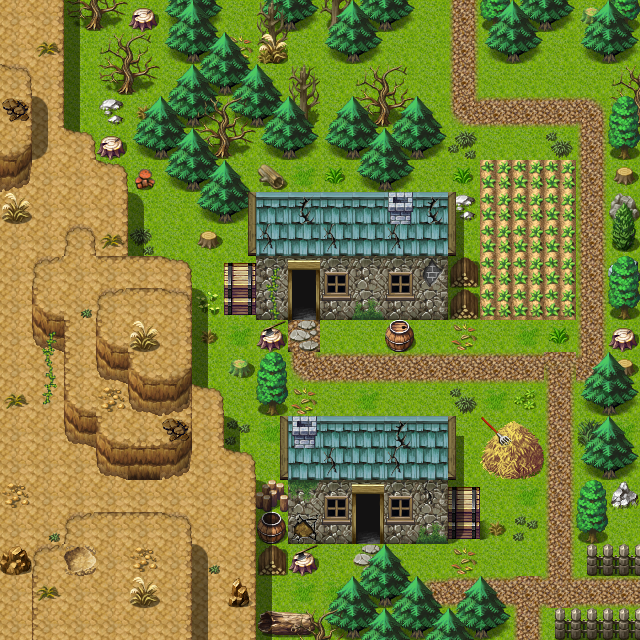

Tiled map render using the project's own tile images. Description and the map definition, with tile-layer contents summarised, below:
An orthogonal 20x20 tile map with 32x32 px tiles, 3 tile layers (Ground, Objects, Above), 1 hidden layer not drawn, 60 tilesets and 6 objects (5x mapchange, spawn).

<map version="2017.05.26" orientation="orthogonal" renderorder="right-down" width="20" height="20" tilewidth="32" tileheight="32" nextobjectid="8">
 <properties>
  <property name="outdoors" value="1" />
 </properties>
 <tileset firstgid="1" name="map_bed_1" tilewidth="32" tileheight="32" tilecount="128" columns="16">
  <image source="../drawable/map_bed_1.png" width="512" height="256" />
 </tileset>
 <tileset firstgid="129" name="map_border_1" tilewidth="32" tileheight="32" tilecount="128" columns="16">
  <image source="../drawable/map_border_1.png" width="512" height="256" />
 </tileset>
 <tileset firstgid="257" name="map_bridge_1" tilewidth="32" tileheight="32" tilecount="128" columns="16">
  <image source="../drawable/map_bridge_1.png" width="512" height="256" />
 </tileset>
 <tileset firstgid="385" name="map_bridge_2" tilewidth="32" tileheight="32" tilecount="128" columns="16">
  <image source="../drawable/map_bridge_2.png" width="512" height="256" />
 </tileset>
 <tileset firstgid="513" name="map_broken_1" tilewidth="32" tileheight="32" tilecount="128" columns="16">
  <image source="../drawable/map_broken_1.png" width="512" height="256" />
 </tileset>
 <tileset firstgid="641" name="map_cavewall_1" tilewidth="32" tileheight="32" tilecount="108" columns="18">
  <image source="../drawable/map_cavewall_1.png" width="576" height="192" />
 </tileset>
 <tileset firstgid="749" name="map_cavewall_2" tilewidth="32" tileheight="32" tilecount="108" columns="18">
  <image source="../drawable/map_cavewall_2.png" width="576" height="192" />
 </tileset>
 <tileset firstgid="857" name="map_cavewall_3" tilewidth="32" tileheight="32" tilecount="108" columns="18">
  <image source="../drawable/map_cavewall_3.png" width="576" height="192" />
 </tileset>
 <tileset firstgid="965" name="map_cavewall_4" tilewidth="32" tileheight="32" tilecount="108" columns="18">
  <image source="../drawable/map_cavewall_4.png" width="576" height="192" />
 </tileset>
 <tileset firstgid="1073" name="map_chair_table_1" tilewidth="32" tileheight="32" tilecount="128" columns="16">
  <image source="../drawable/map_chair_table_1.png" width="512" height="256" />
 </tileset>
 <tileset firstgid="1201" name="map_chair_table_2" tilewidth="32" tileheight="32" tilecount="128" columns="16">
  <image source="../drawable/map_chair_table_2.png" width="512" height="256" />
 </tileset>
 <tileset firstgid="1329" name="map_crate_1" tilewidth="32" tileheight="32" tilecount="128" columns="16">
  <image source="../drawable/map_crate_1.png" width="512" height="256" />
 </tileset>
 <tileset firstgid="1457" name="map_cupboard_1" tilewidth="32" tileheight="32" tilecount="128" columns="16">
  <image source="../drawable/map_cupboard_1.png" width="512" height="256" />
 </tileset>
 <tileset firstgid="1585" name="map_curtain_1" tilewidth="32" tileheight="32" tilecount="128" columns="16">
  <image source="../drawable/map_curtain_1.png" width="512" height="256" />
 </tileset>
 <tileset firstgid="1713" name="map_entrance_1" tilewidth="32" tileheight="32" tilecount="128" columns="16">
  <image source="../drawable/map_entrance_1.png" width="512" height="256" />
 </tileset>
 <tileset firstgid="1841" name="map_entrance_2" tilewidth="32" tileheight="32" tilecount="128" columns="16">
  <image source="../drawable/map_entrance_2.png" width="512" height="256" />
 </tileset>
 <tileset firstgid="1969" name="map_fence_1" tilewidth="32" tileheight="32" tilecount="128" columns="16">
  <image source="../drawable/map_fence_1.png" width="512" height="256" />
 </tileset>
 <tileset firstgid="2097" name="map_fence_2" tilewidth="32" tileheight="32" tilecount="128" columns="16">
  <image source="../drawable/map_fence_2.png" width="512" height="256" />
 </tileset>
 <tileset firstgid="2225" name="map_fence_3" tilewidth="32" tileheight="32" tilecount="128" columns="16">
  <image source="../drawable/map_fence_3.png" width="512" height="256" />
 </tileset>
 <tileset firstgid="2353" name="map_fence_4" tilewidth="32" tileheight="32" tilecount="128" columns="16">
  <image source="../drawable/map_fence_4.png" width="512" height="256" />
 </tileset>
 <tileset firstgid="2481" name="map_ground_1" tilewidth="32" tileheight="32" tilecount="128" columns="16">
  <image source="../drawable/map_ground_1.png" width="512" height="256" />
 </tileset>
 <tileset firstgid="2609" name="map_ground_2" tilewidth="32" tileheight="32" tilecount="128" columns="16">
  <image source="../drawable/map_ground_2.png" width="512" height="256" />
 </tileset>
 <tileset firstgid="2737" name="map_ground_3" tilewidth="32" tileheight="32" tilecount="128" columns="16">
  <image source="../drawable/map_ground_3.png" width="512" height="256" />
 </tileset>
 <tileset firstgid="2865" name="map_ground_4" tilewidth="32" tileheight="32" tilecount="128" columns="16">
  <image source="../drawable/map_ground_4.png" width="512" height="256" />
 </tileset>
 <tileset firstgid="2993" name="map_ground_5" tilewidth="32" tileheight="32" tilecount="128" columns="16">
  <image source="../drawable/map_ground_5.png" width="512" height="256" />
 </tileset>
 <tileset firstgid="3121" name="map_ground_6" tilewidth="32" tileheight="32" tilecount="128" columns="16">
  <image source="../drawable/map_ground_6.png" width="512" height="256" />
 </tileset>
 <tileset firstgid="3249" name="map_ground_7" tilewidth="32" tileheight="32" tilecount="128" columns="16">
  <image source="../drawable/map_ground_7.png" width="512" height="256" />
 </tileset>
 <tileset firstgid="3377" name="map_ground_8" tilewidth="32" tileheight="32" tilecount="128" columns="16">
  <image source="../drawable/map_ground_8.png" width="512" height="256" />
 </tileset>
 <tileset firstgid="3505" name="map_house_1" tilewidth="32" tileheight="32" tilecount="128" columns="16">
  <image source="../drawable/map_house_1.png" width="512" height="256" />
 </tileset>
 <tileset firstgid="3633" name="map_house_2" tilewidth="32" tileheight="32" tilecount="128" columns="16">
  <image source="../drawable/map_house_2.png" width="512" height="256" />
 </tileset>
 <tileset firstgid="3761" name="map_indoor_1" tilewidth="32" tileheight="32" tilecount="128" columns="16">
  <image source="../drawable/map_indoor_1.png" width="512" height="256" />
 </tileset>
 <tileset firstgid="3889" name="map_indoor_2" tilewidth="32" tileheight="32" tilecount="128" columns="16">
  <image source="../drawable/map_indoor_2.png" width="512" height="256" />
 </tileset>
 <tileset firstgid="4017" name="map_kitchen_1" tilewidth="32" tileheight="32" tilecount="128" columns="16">
  <image source="../drawable/map_kitchen_1.png" width="512" height="256" />
 </tileset>
 <tileset firstgid="4145" name="map_outdoor_1" tilewidth="32" tileheight="32" tilecount="128" columns="16">
  <image source="../drawable/map_outdoor_1.png" width="512" height="256" />
 </tileset>
 <tileset firstgid="4273" name="map_pillar_1" tilewidth="32" tileheight="32" tilecount="128" columns="16">
  <image source="../drawable/map_pillar_1.png" width="512" height="256" />
 </tileset>
 <tileset firstgid="4401" name="map_pillar_2" tilewidth="32" tileheight="32" tilecount="128" columns="16">
  <image source="../drawable/map_pillar_2.png" width="512" height="256" />
 </tileset>
 <tileset firstgid="4529" name="map_plant_1" tilewidth="32" tileheight="32" tilecount="128" columns="16">
  <image source="../drawable/map_plant_1.png" width="512" height="256" />
 </tileset>
 <tileset firstgid="4657" name="map_plant_2" tilewidth="32" tileheight="32" tilecount="128" columns="16">
  <image source="../drawable/map_plant_2.png" width="512" height="256" />
 </tileset>
 <tileset firstgid="4785" name="map_rock_1" tilewidth="32" tileheight="32" tilecount="128" columns="16">
  <image source="../drawable/map_rock_1.png" width="512" height="256" />
 </tileset>
 <tileset firstgid="4913" name="map_rock_2" tilewidth="32" tileheight="32" tilecount="128" columns="16">
  <image source="../drawable/map_rock_2.png" width="512" height="256" />
 </tileset>
 <tileset firstgid="5041" name="map_roof_1" tilewidth="32" tileheight="32" tilecount="128" columns="16">
  <image source="../drawable/map_roof_1.png" width="512" height="256" />
 </tileset>
 <tileset firstgid="5169" name="map_roof_2" tilewidth="32" tileheight="32" tilecount="128" columns="16">
  <image source="../drawable/map_roof_2.png" width="512" height="256" />
 </tileset>
 <tileset firstgid="5297" name="map_roof_3" tilewidth="32" tileheight="32" tilecount="128" columns="16">
  <image source="../drawable/map_roof_3.png" width="512" height="256" />
 </tileset>
 <tileset firstgid="5425" name="map_shop_1" tilewidth="32" tileheight="32" tilecount="128" columns="16">
  <image source="../drawable/map_shop_1.png" width="512" height="256" />
 </tileset>
 <tileset firstgid="5553" name="map_sign_ladder_1" tilewidth="32" tileheight="32" tilecount="128" columns="16">
  <image source="../drawable/map_sign_ladder_1.png" width="512" height="256" />
 </tileset>
 <tileset firstgid="5681" name="map_table_1" tilewidth="32" tileheight="32" tilecount="128" columns="16">
  <image source="../drawable/map_table_1.png" width="512" height="256" />
 </tileset>
 <tileset firstgid="5809" name="map_trail_1" tilewidth="32" tileheight="32" tilecount="128" columns="16">
  <image source="../drawable/map_trail_1.png" width="512" height="256" />
 </tileset>
 <tileset firstgid="5937" name="map_transition_1" tilewidth="32" tileheight="32" tilecount="128" columns="16">
  <image source="../drawable/map_transition_1.png" width="512" height="256" />
 </tileset>
 <tileset firstgid="6065" name="map_transition_2" tilewidth="32" tileheight="32" tilecount="128" columns="16">
  <image source="../drawable/map_transition_2.png" width="512" height="256" />
 </tileset>
 <tileset firstgid="6193" name="map_transition_3" tilewidth="32" tileheight="32" tilecount="128" columns="16">
  <image source="../drawable/map_transition_3.png" width="512" height="256" />
 </tileset>
 <tileset firstgid="6321" name="map_transition_4" tilewidth="32" tileheight="32" tilecount="128" columns="16">
  <image source="../drawable/map_transition_4.png" width="512" height="256" />
 </tileset>
 <tileset firstgid="6449" name="map_transition_5" tilewidth="32" tileheight="32" tilecount="128" columns="16">
  <image source="../drawable/map_transition_5.png" width="512" height="256" />
 </tileset>
 <tileset firstgid="6577" name="map_tree_1" tilewidth="32" tileheight="32" tilecount="128" columns="16">
  <image source="../drawable/map_tree_1.png" width="512" height="256" />
 </tileset>
 <tileset firstgid="6705" name="map_tree_2" tilewidth="32" tileheight="32" tilecount="128" columns="16">
  <image source="../drawable/map_tree_2.png" width="512" height="256" />
 </tileset>
 <tileset firstgid="6833" name="map_wall_1" tilewidth="32" tileheight="32" tilecount="128" columns="16">
  <image source="../drawable/map_wall_1.png" width="512" height="256" />
 </tileset>
 <tileset firstgid="6961" name="map_wall_2" tilewidth="32" tileheight="32" tilecount="120" columns="15">
  <image source="../drawable/map_wall_2.png" width="480" height="256" />
 </tileset>
 <tileset firstgid="7081" name="map_wall_3" tilewidth="32" tileheight="32" tilecount="120" columns="15">
  <image source="../drawable/map_wall_3.png" width="480" height="256" />
 </tileset>
 <tileset firstgid="7201" name="map_wall_4" tilewidth="32" tileheight="32" tilecount="120" columns="15">
  <image source="../drawable/map_wall_4.png" width="480" height="256" />
 </tileset>
 <tileset firstgid="7321" name="map_window_1" tilewidth="32" tileheight="32" tilecount="128" columns="16">
  <image source="../drawable/map_window_1.png" width="512" height="256" />
 </tileset>
 <tileset firstgid="7449" name="map_window_2" tilewidth="32" tileheight="32" tilecount="128" columns="16">
  <image source="../drawable/map_window_2.png" width="512" height="256" />
 </tileset>
 <layer name="Ground" width="20" height="20">
  <data>[400 cells, 400 non-empty, 20 distinct tile ids]</data>
 </layer>
 <layer name="Objects" width="20" height="20">
  <data>[400 cells, 252 non-empty, 72 distinct tile ids]</data>
 </layer>
 <layer name="Above" width="20" height="20">
  <data>[400 cells, 129 non-empty, 31 distinct tile ids]</data>
 </layer>
 <layer name="Walkable" width="20" height="20" visible="0">
  <data>[400 cells, 265 non-empty, 1 distinct tile ids]</data>
 </layer>
 <objectgroup name="Mapevents">
  <object id="1" name="north" type="mapchange" x="416" y="0" width="64" height="32">
   <properties>
    <property name="map" value="wild21" />
    <property name="place" value="south" />
   </properties>
  </object>
  <object id="2" name="farmhouse3" type="mapchange" x="288" y="288" width="32" height="32">
   <properties>
    <property name="map" value="stoutford_farmhouse3" />
    <property name="place" value="entrance" />
   </properties>
  </object>
  <object id="3" name="cottage2" type="mapchange" x="352" y="512" width="32" height="32">
   <properties>
    <property name="map" value="stoutford_cottage2" />
    <property name="place" value="entrance" />
   </properties>
  </object>
  <object id="4" name="east" type="mapchange" x="608" y="576" width="32" height="32">
   <properties>
    <property name="map" value="stoutford_gate" />
    <property name="place" value="west" />
   </properties>
  </object>
  <object id="5" name="south" type="mapchange" x="512" y="608" width="32" height="32">
   <properties>
    <property name="map" value="stoutford_sw" />
    <property name="place" value="north" />
   </properties>
  </object>
 </objectgroup>
 <objectgroup name="Spawn">
  <object id="6" name="stouford_farmer2" type="spawn" x="416" y="160" width="160" height="256" />
 </objectgroup>
 <objectgroup name="Keys" />
</map>
